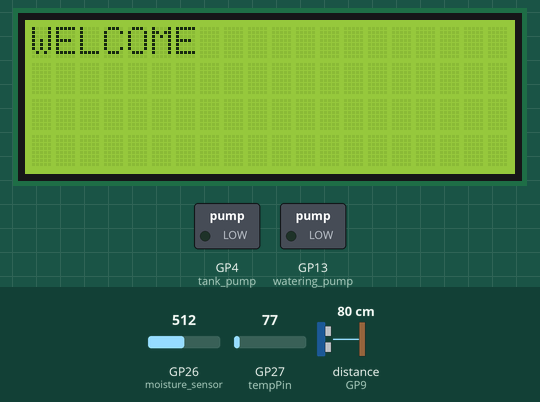
Simulated run of this sketch. Board: Raspberry Pi Pico. Shown: 20×4 character LCD, switched loads named in the sketch (green lamp = pin HIGH). Wiring (inferred from the names in the program): ultrasonic range finder: trigger GP10; echo GP9. The test bench sets the inputs (shaded band); at power-on: GP26 (moisture_sensor) = 512, distance to the obstacle (sensor on GP9) 80 cm, GP27 (tempPin) = 77. The echo pulse lasts 58.3 µs per cm; pins used as bus, display or sensor lines are not drawn; what the sketch prints to the serial monitor is not drawn.

Above: at 3.1 s.
At 5.2 s:
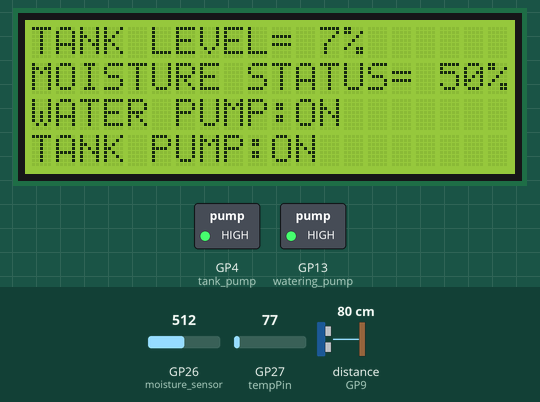
5.3 s: GP26 (moisture_sensor) set to 864
At 7.2 s:
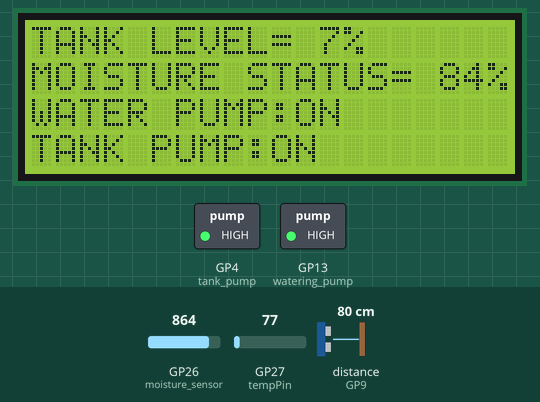
7.6 s: GP26 (moisture_sensor) set to 897
At 9.3 s:
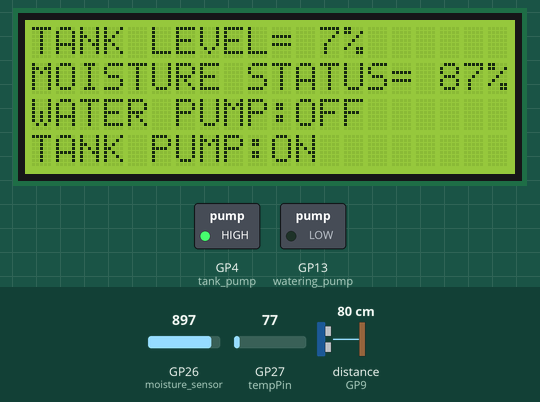
9.6 s: GP26 (moisture_sensor) set to 1014
At 11.3 s:
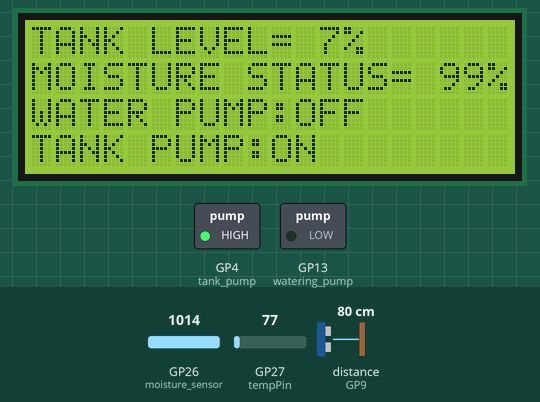
11.6 s: GP26 (moisture_sensor) set to 1023
At 13.3 s:
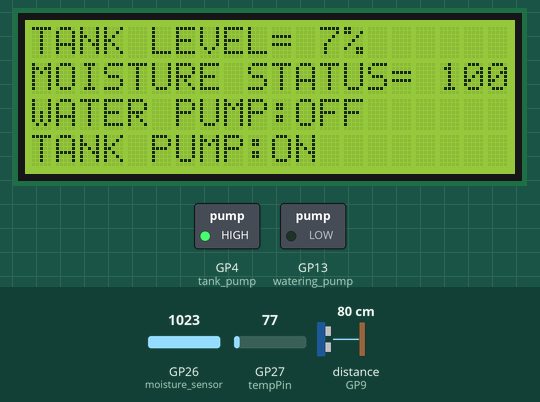
13.6 s: distance to the obstacle (sensor on GP9) set to 2 cm
15.6 s: distance to the obstacle (sensor on GP9) set to 18 cm
Timing chart, 0 to 18.6 s (numbered marks = the images above; inputs shaded):
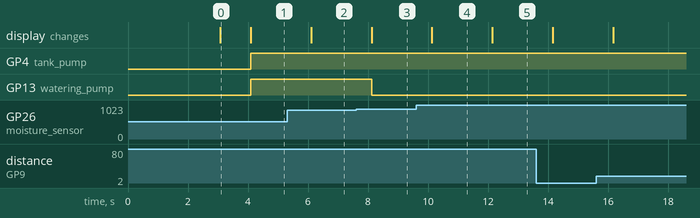

The sketch:

automatic_irrigation_code.ino
```cpp
#include<LiquidCrystal.h>


#define echo 9
#define trigger 10
#define tank_pump 4
#define watering_pump 13
#define moisture_sensor A0
#define tempPin A1
long duration;
int distance;
int moisture_value;
int distance_percent;
int moist_percent;
float temp;
LiquidCrystal lcd(12,11,8,7,6,5);


void setup1()
{
  pinMode(tempPin, INPUT);
  Serial.begin(9600);
}

void loop1()
{
temp = analogRead(tempPin);
temp = (temp *5.0*100.0)/1024.0;
Serial.println(temp);
delay(1000);
}


//LCD DISPLAY
void setup ()
{
lcd.begin(20,4);
Serial.begin(9600);
pinMode(echo,INPUT);
pinMode(moisture_sensor,INPUT);
pinMode(trigger,OUTPUT);
digitalWrite(trigger,LOW);
pinMode(watering_pump,OUTPUT);
pinMode(tank_pump,OUTPUT);
digitalWrite(watering_pump,LOW);
digitalWrite(tank_pump,LOW);
lcd.setCursor(0,0);
lcd.print("AUTOMATED IRRIGATION");
lcd.setCursor(0,1);
lcd.print("SYSTEM");
lcd.setCursor(0,2);
lcd.print("BY-B10 GROUP");
delay(3000);
lcd.clear();
lcd.setCursor(0,0);
lcd.print("WELCOME");
delay(1000);
lcd.clear();
}


// WATER LEVEL SENSOR.
void loop()
{
digitalWrite(trigger,LOW);
delayMicroseconds(2);
digitalWrite(trigger,HIGH);
delayMicroseconds(10);
digitalWrite(trigger,LOW);
duration=pulseIn(echo,HIGH);
distance=duration*0.017;
distance_percent=map( distance,0,1023,0,100);
moisture_value= analogRead(moisture_sensor);
moist_percent=map(moisture_value,0,1023,0,100);
condition();
loop1();
}


//MAIN WORKING
void condition()
{
if (distance_percent>50 && moist_percent<70)
{
LCD_3();
digitalWrite(tank_pump,LOW);
digitalWrite(watering_pump,HIGH);
delay(1000);
}

else if (distance_percent<65 &&moist_percent>85)
{
LCD_2();
digitalWrite(tank_pump,HIGH);
digitalWrite(watering_pump,LOW);
delay(1000);
}

else if (distance_percent>65 &&moist_percent>85)
{
LCD_4();
digitalWrite(tank_pump,LOW);
digitalWrite(watering_pump,LOW);
delay(1000);
}

else if (distance_percent<65 &&moist_percent<85)
{
LCD_1();
digitalWrite(tank_pump,HIGH);
digitalWrite(watering_pump,HIGH);
delay(1000);
}
}


//DIFFRENT LCD DISPLAY FUNCTIONS
void LCD_1()
{
lcd.clear();
lcd.setCursor(0,0);
lcd.print("TANK LEVEL= ");
lcd.print(distance_percent);
lcd.print("%");
lcd.setCursor(0,1);
lcd.print("MOISTURE STATUS= ");
lcd.print(moist_percent);
lcd.print("%");
lcd.setCursor(0,2);
lcd.print("WATER PUMP:");
lcd.print("ON");
lcd.setCursor(0,3);
lcd.print("TANK PUMP:");
lcd.print("ON");
}

void LCD_2()
{
lcd.clear();
lcd.setCursor(0,0);
lcd.print("TANK LEVEL= ");
lcd.print(distance_percent);
lcd.print("%");
lcd.setCursor(0,1);
lcd.print("MOISTURE STATUS= ");
lcd.print(moist_percent);
lcd.print("%");
lcd.setCursor(0,2);
lcd.print("WATER PUMP:");
lcd.print("OFF");
lcd.setCursor(0,3);
lcd.print("TANK PUMP:");
lcd.print("ON");
}

void LCD_3()
{
lcd.clear();
lcd.setCursor(0,0);
lcd.print("TANK LEVEL= ");
lcd.print(distance_percent);
lcd.print("%");
lcd.setCursor(0,1);
lcd.print("MOISTURE STATUS= ");
lcd.print(moist_percent);
lcd.print("%");
lcd.setCursor(0,2);
lcd.print("WATER PUMP:");
lcd.print("ON");
lcd.setCursor(0,3);
lcd.print("TANK PUMP:");
lcd.print("OFF");
}

void LCD_4()
{
lcd.clear();
lcd.setCursor(0,0);
lcd.print("TANK LEVEL= ");
lcd.print(distance_percent);
lcd.print("%");
lcd.setCursor(0,1);
lcd.print("MOISTURE STATUS= ");
lcd.print(moist_percent);
lcd.print("%");
lcd.setCursor(0,2);
lcd.print("WATER PUMP:");
lcd.print("OFF");
lcd.setCursor(0,3);
lcd.print("TANK PUMP:");
lcd.print("OFF");
}
```

Measured:
- the behaviour switches between 879 and 880 on GP26 (moisture_sensor) (found by bisection; images 2 and 3)
- the behaviour switches between 1022 and 1023 on GP26 (moisture_sensor) (found by bisection; images 4 and 5)
- after the input at 5.3 s, the display: changes after 0.80 s (image 2)
- after the input at 7.6 s, GP13 (watering_pump): HIGH → LOW after 0.52 s; the display: changes after 0.52 s (image 3)
- after the input at 9.6 s, the display: changes after 0.53 s (image 4)
- after the input at 11.6 s, the display: changes after 0.55 s (image 5)
- what the display in image 0 shows lasts 1.0 s, from 3.1 s to 4.1 s
